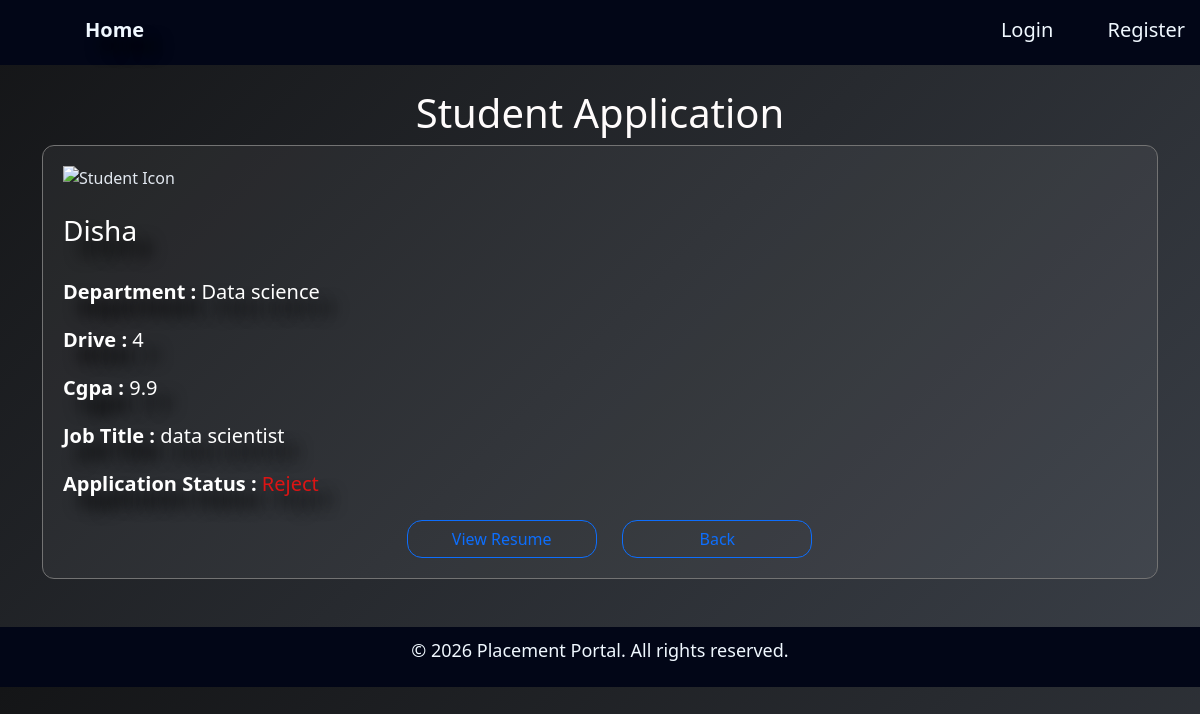
/admin_view_stu/1, run on the app's committed database.
### application/models.py (models this page shows)
class Studentprofile(db.Model):
    id = db.Column(db.Integer, primary_key=True)
    user_id = db.Column(db.Integer, db.ForeignKey('user.id'), unique=True, nullable=False)
    student_name = db.Column(db.String(50), nullable=False)
    department = db.Column(db.String(150), nullable=False)
    cgpa = db.Column(db.Float, nullable=False)
    resume = db.Column(db.String(500))
    user = db.relationship('User', back_populates='student_profile')
    applications = db.relationship('Application', back_populates='student',cascade="all, delete")

class Placementdrive(db.Model):
    id = db.Column(db.Integer, primary_key=True)
    company_id = db.Column(db.Integer, db.ForeignKey('companyprofile.id'), nullable=False)
    job_title = db.Column(db.String(150), nullable=False)
    job_description = db.Column(db.Text(500), nullable=False)
    salary= db.Column(db.String(50), nullable=False)
    is_approved = db.Column(db.Boolean, default=False)
    is_closed = db.Column(db.Boolean, default=False)
    company = db.relationship('Companyprofile', back_populates='drives')
    applications = db.relationship('Application', back_populates='drive',cascade="all, delete")

class Application(db.Model):
    id = db.Column(db.Integer, primary_key=True)
    student_id = db.Column(db.Integer, db.ForeignKey('studentprofile.id'), nullable=False)
    drive_id = db.Column(db.Integer, db.ForeignKey('placementdrive.id'), nullable=False)
    application_date = db.Column(db.DateTime, default=datetime.utcnow)
    status = db.Column(db.String(50), default='Applied')  #Applied/Shortlist/ Selectad/Reject
    student = db.relationship('Studentprofile', back_populates='applications')
    drive = db.relationship('Placementdrive', back_populates='applications')

### application/controllers.py (the view)
@app.route('/admin_view_stu/<int:app_id>')
def admin_view_stu(app_id):
   app = Application.query.get(app_id)
   if app is None:
      abort(404)
   return render_template('admin_view_stu.html',
                          app=app)

### templates/admin_view_stu.html (shortened to what this page needs)
{% extends "base.html" %}
{% block content %}
   <div class="container">
      <h1>Student Application</h1>
   <div class="card">
  <img style="width: 190px;" src="https://static.vecteezy.com/system/resources/thumbnails/000/511/962/small/57_Student.jpg" alt="Student Icon">
    <br><h3>{{app.student.student_name}}</h3><br>
    <h5><p><strong>Department : </strong>{{app.student.department}}</p></h5>
    <h5><p><strong>Drive : </strong>{{app.drive.id}}</p></h5>
    <h5><p><strong>Cgpa : </strong>{{app.student.cgpa}}</p></h5>
    <h5><p><strong>Job Title : </strong>{{app.drive.job_title}}</p></h5>
    <h5><p><strong>Application Status : </strong>
        {% if app.status == "Applied" %}
            <span style="color: rgb(232, 223, 124);">{{app.status}}</span>
        {% elif app.status == "Reject"%}
            <span style="color: rgb(220, 20, 20);">{{app.status}}</span>
        {% else %}
          <span style="color: rgb(43, 220, 20);">{{app.status}}</span>
        {% endif %}</p></h5>
   <div>
      <a href="{{app.student.resume}}" target="_blank" style="margin-left: 32%;" class="btn btn-outline-primary">View Resume</a> <a href="{{url_for('admindash')}}" style="margin-left: 2%;" class="btn btn-outline-primary">Back</a></div>
   </div>
   </div>
{% endblock %}

### static/style.css (style rules this page uses)
* { box-sizing: border-box; margin: 0; font-family: Playfair Display, 10px; }

### templates/base.html (style rules this page uses)
body { background: linear-gradient(135deg, #232428, #3a3f47); color: #fcfcfc; }

### templates/admin_view_stu.html (style rules this page uses)
body { margin: 0; background: linear-gradient(135deg, #141517, #3a3f47); color: #e2e8f0; }
.container { width: 95%; margin: auto; }
.card { background:rgba(255,255,255,0.05); color: #e2e8f0; border: 1px solid #737373; border-radius: 12px; padding: 20px; }
h1 { text-align: center; color: #fffcfc; }
h3 { color: #ffffff; text-shadow: 15px 15px 15px #000000; }
h5 { color: #ffffff; text-shadow: 15px 15px 15px #000000; }
a.btn { width: 190px; border-radius: 15px; }

### data on the page
Studentprofile: student.student_name "Disha", student.department "Data science", student.cgpa "9.9"
Placementdrive: drive.id "4", drive.job_title "data scientist"
Application: status "Reject"
